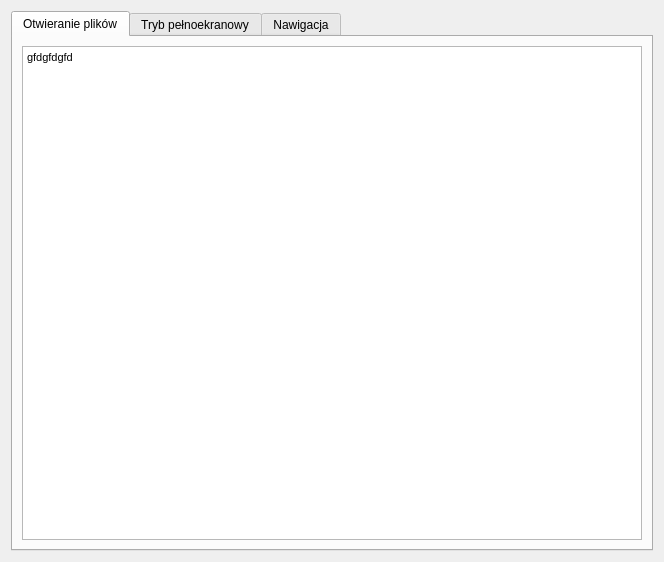
<?xml version="1.0" encoding="UTF-8"?>
<ui version="4.0">
 <class>Dialog</class>
 <widget class="QDialog" name="Dialog">
  <property name="geometry">
   <rect>
    <x>0</x>
    <y>0</y>
    <width>664</width>
    <height>562</height>
   </rect>
  </property>
  <property name="windowTitle">
   <string>Pomoc</string>
  </property>
  <layout class="QVBoxLayout" name="verticalLayout">
   <item>
    <widget class="QTabWidget" name="tabWidget">
     <property name="currentIndex">
      <number>0</number>
     </property>
     <widget class="QWidget" name="tab">
      <attribute name="title">
       <string notr="true">Otwieranie plików</string>
      </attribute>
      <layout class="QHBoxLayout" name="horizontalLayout">
       <item>
        <widget class="QTextEdit" name="textEdit">
         <property name="readOnly">
          <bool>true</bool>
         </property>
         <property name="html">
          <string>&lt;!DOCTYPE HTML PUBLIC &quot;-//W3C//DTD HTML 4.0//EN&quot; &quot;http://www.w3.org/TR/REC-html40/strict.dtd&quot;&gt;
&lt;html&gt;&lt;head&gt;&lt;meta name=&quot;qrichtext&quot; content=&quot;1&quot; /&gt;&lt;style type=&quot;text/css&quot;&gt;
p, li { white-space: pre-wrap; }
&lt;/style&gt;&lt;/head&gt;&lt;body style=&quot; font-family:'MS Shell Dlg 2'; font-size:8.25pt; font-weight:400; font-style:normal;&quot;&gt;
&lt;p style=&quot; margin-top:0px; margin-bottom:0px; margin-left:0px; margin-right:0px; -qt-block-indent:0; text-indent:0px;&quot;&gt;&lt;span style=&quot; font-size:8pt;&quot;&gt;gfdgfdgfd&lt;/span&gt;&lt;/p&gt;&lt;/body&gt;&lt;/html&gt;</string>
         </property>
         <property name="textInteractionFlags">
          <set>Qt::TextSelectableByMouse</set>
         </property>
        </widget>
       </item>
      </layout>
     </widget>
     <widget class="QWidget" name="tab_2">
      <attribute name="title">
       <string notr="true">Tryb pełnoekranowy</string>
      </attribute>
      <layout class="QHBoxLayout" name="horizontalLayout_2">
       <item>
        <widget class="QTextEdit" name="textEdit_2">
         <property name="html">
          <string>&lt;!DOCTYPE HTML PUBLIC &quot;-//W3C//DTD HTML 4.0//EN&quot; &quot;http://www.w3.org/TR/REC-html40/strict.dtd&quot;&gt;
&lt;html&gt;&lt;head&gt;&lt;meta name=&quot;qrichtext&quot; content=&quot;1&quot; /&gt;&lt;style type=&quot;text/css&quot;&gt;
p, li { white-space: pre-wrap; }
&lt;/style&gt;&lt;/head&gt;&lt;body style=&quot; font-family:'MS Shell Dlg 2'; font-size:8.25pt; font-weight:400; font-style:normal;&quot;&gt;
&lt;p style=&quot; margin-top:0px; margin-bottom:0px; margin-left:0px; margin-right:0px; -qt-block-indent:0; text-indent:0px;&quot;&gt;&lt;span style=&quot; font-size:8pt;&quot;&gt;gfdgfdgfd&lt;/span&gt;&lt;/p&gt;&lt;/body&gt;&lt;/html&gt;</string>
         </property>
        </widget>
       </item>
      </layout>
     </widget>
     <widget class="QWidget" name="tab_3">
      <attribute name="title">
       <string notr="true">Nawigacja</string>
      </attribute>
      <layout class="QHBoxLayout" name="horizontalLayout_3">
       <item>
        <widget class="QTextEdit" name="textEdit_3">
         <property name="html">
          <string>&lt;!DOCTYPE HTML PUBLIC &quot;-//W3C//DTD HTML 4.0//EN&quot; &quot;http://www.w3.org/TR/REC-html40/strict.dtd&quot;&gt;
&lt;html&gt;&lt;head&gt;&lt;meta name=&quot;qrichtext&quot; content=&quot;1&quot; /&gt;&lt;style type=&quot;text/css&quot;&gt;
p, li { white-space: pre-wrap; }
&lt;/style&gt;&lt;/head&gt;&lt;body style=&quot; font-family:'MS Shell Dlg 2'; font-size:8.25pt; font-weight:400; font-style:normal;&quot;&gt;
&lt;p style=&quot; margin-top:0px; margin-bottom:0px; margin-left:0px; margin-right:0px; -qt-block-indent:0; text-indent:0px;&quot;&gt;&lt;span style=&quot; font-size:8pt;&quot;&gt;gfdgfdgfd&lt;/span&gt;&lt;/p&gt;&lt;/body&gt;&lt;/html&gt;</string>
         </property>
        </widget>
       </item>
      </layout>
     </widget>
    </widget>
   </item>
  </layout>
 </widget>
 <resources/>
 <connections/>
</ui>
